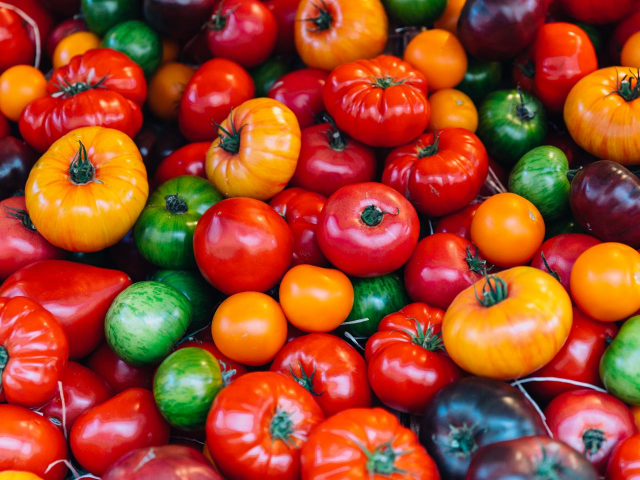
#> input picture img2.jpeg, 1280 x 960 px (shown at 1/2 size)
$ python nn_bl_bc.py
#> lines starting #> are read from the running program, lines starting #| are printed output that depends on the picture
import cv2

# Load an image
image = cv2.imread('img2.jpeg')
#> image is the input picture: shape (960, 1280, 3); mean B, G, R 38.9, 69.8, 158.6

# Define the new dimensions
new_width = 300
new_height = 200

# Nearest Neighbor Interpolation
nearest_neighbor = cv2.resize(image, (new_width, new_height), interpolation=cv2.INTER_NEAREST)
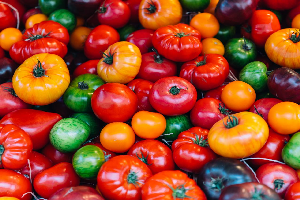
#> nearest_neighbor: shape (200, 300, 3); mean B, G, R 38.8, 69.6, 158.5

# Bilinear Interpolation
bilinear = cv2.resize(image, (new_width, new_height), interpolation=cv2.INTER_LINEAR)
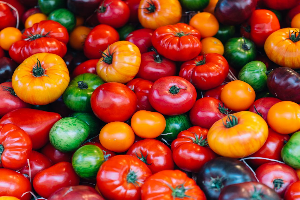
#> bilinear: shape (200, 300, 3); mean B, G, R 38.8, 69.7, 158.5

# Bicubic Interpolation
bicubic = cv2.resize(image, (new_width, new_height), interpolation=cv2.INTER_CUBIC)

# Display the original and resampled images
cv2.imshow('Original Image', image)
cv2.imshow('Nearest Neighbor Interpolation', nearest_neighbor)
cv2.imshow('Bilinear Interpolation', bilinear)
cv2.imshow('Bicubic Interpolation', bicubic)
cv2.waitKey(0)

# Close all OpenCV windows
cv2.destroyAllWindows()
